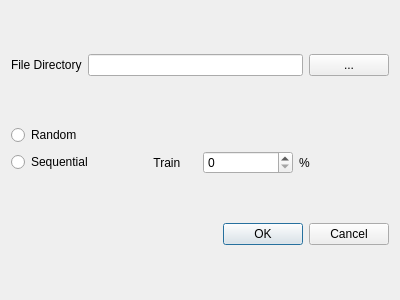
<?xml version="1.0" encoding="UTF-8"?>
<ui version="4.0">
 <class>Dialog</class>
 <widget class="QDialog" name="Dialog">
  <property name="geometry">
   <rect>
    <x>0</x>
    <y>0</y>
    <width>400</width>
    <height>300</height>
   </rect>
  </property>
  <property name="windowTitle">
   <string>Dialog</string>
  </property>
  <layout class="QVBoxLayout" name="verticalLayout">
   <item>
    <layout class="QHBoxLayout" name="horizontalLayout">
     <item>
      <widget class="QLabel" name="label">
       <property name="text">
        <string>File Directory</string>
       </property>
      </widget>
     </item>
     <item>
      <widget class="QLineEdit" name="lineEdit"/>
     </item>
     <item>
      <widget class="QPushButton" name="pushButton">
       <property name="text">
        <string>...</string>
       </property>
      </widget>
     </item>
    </layout>
   </item>
   <item>
    <layout class="QGridLayout" name="gridLayout_3">
     <item row="1" column="2">
      <widget class="QSpinBox" name="spinBox"/>
     </item>
     <item row="0" column="0">
      <widget class="QRadioButton" name="radioButton">
       <property name="text">
        <string>Random</string>
       </property>
      </widget>
     </item>
     <item row="1" column="0">
      <widget class="QRadioButton" name="radioButton_2">
       <property name="text">
        <string>Sequential</string>
       </property>
      </widget>
     </item>
     <item row="1" column="1">
      <widget class="QLabel" name="label_2">
       <property name="text">
        <string>              Train</string>
       </property>
      </widget>
     </item>
     <item row="1" column="3">
      <widget class="QLabel" name="label_3">
       <property name="text">
        <string>%</string>
       </property>
      </widget>
     </item>
    </layout>
   </item>
   <item>
    <widget class="QDialogButtonBox" name="buttonBox">
     <property name="orientation">
      <enum>Qt::Horizontal</enum>
     </property>
     <property name="standardButtons">
      <set>QDialogButtonBox::Cancel|QDialogButtonBox::Ok</set>
     </property>
    </widget>
   </item>
  </layout>
 </widget>
 <resources/>
 <connections>
  <connection>
   <sender>buttonBox</sender>
   <signal>accepted()</signal>
   <receiver>Dialog</receiver>
   <slot>accept()</slot>
   <hints>
    <hint type="sourcelabel">
     <x>248</x>
     <y>254</y>
    </hint>
    <hint type="destinationlabel">
     <x>157</x>
     <y>274</y>
    </hint>
   </hints>
  </connection>
  <connection>
   <sender>buttonBox</sender>
   <signal>rejected()</signal>
   <receiver>Dialog</receiver>
   <slot>reject()</slot>
   <hints>
    <hint type="sourcelabel">
     <x>316</x>
     <y>260</y>
    </hint>
    <hint type="destinationlabel">
     <x>286</x>
     <y>274</y>
    </hint>
   </hints>
  </connection>
 </connections>
</ui>
